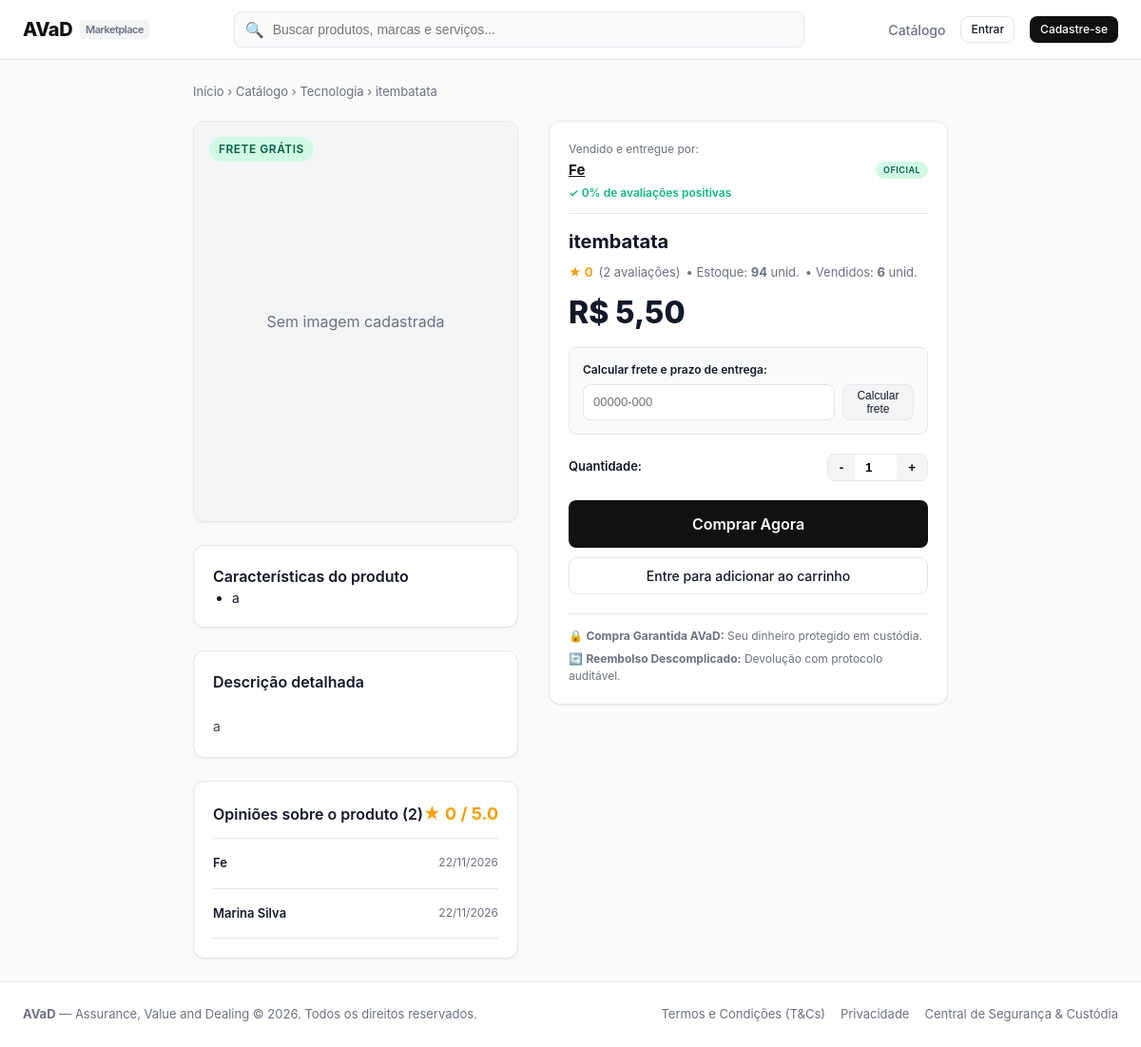
The app's page /catalog/product/12/, older data.
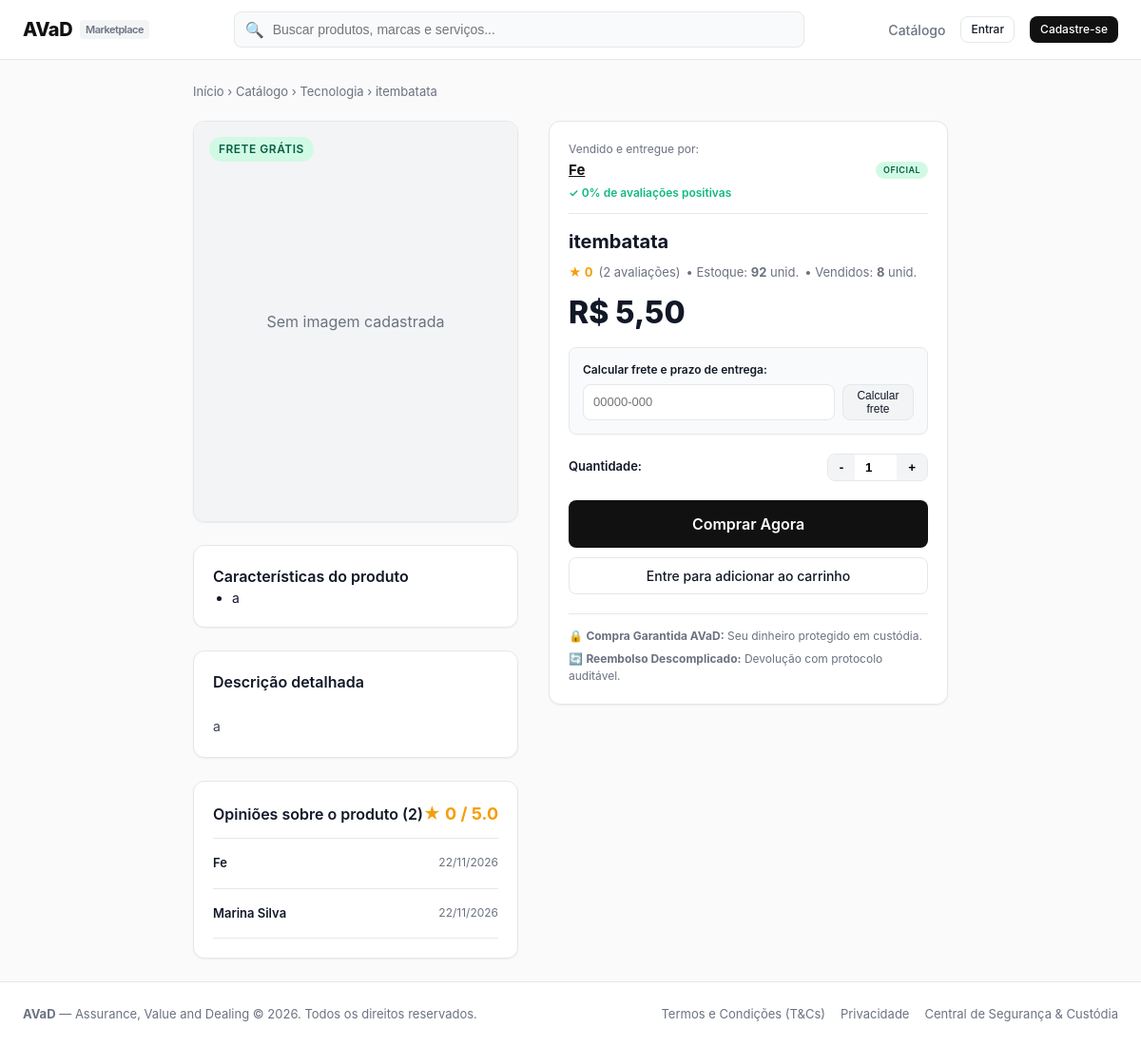
The same page, newer data.
### catalog/models.py (models this page shows, shortened)
class Product(models.Model):
    vendedor = models.ForeignKey(User, on_delete=models.CASCADE, related_name='products')
    titulo = models.CharField(max_length=200)
    categoria = models.CharField(max_length=50, choices=CATEGORIAS)
    descricao = models.TextField()
    caracteristicas = models.TextField(blank=True, help_text='Uma característica por linha')
    preco = models.DecimalField(max_digits=10, decimal_places=2)
    estoque = models.PositiveIntegerField(default=0)
    imagem = models.ImageField(upload_to='products/', blank=True, null=True)
    frete_gratis = models.BooleanField(default=False)
    ativo = models.BooleanField(default=True)
    removido = models.BooleanField(default=False)  # anúncio removido pelo vendedor (some da loja e da lista)
    criado_em = models.DateTimeField(auto_now_add=True)
    class Meta:
        ordering = ['-criado_em']
    @property
    def total_vendidos(self):
        from orders.models import Order
        from orders.services import STATUS_NAO_CONTAM_COMO_VENDA
        from django.db.models import Sum
        total = (
            Order.objects.filter(produto=self)
            .exclude(status__in=STATUS_NAO_CONTAM_COMO_VENDA)
            .aggregate(s=Sum('quantidade'))['s']
        )
        return total or 0
    @property
    def parcelas_sem_juros(self):
        if self.preco >= 12:
            valor = f"{self.preco / 12:.2f}".replace('.', ',')
            return f"em até 12x de R$ {valor} sem juros"
        return ""

### catalog/views.py (the view)
# urls.py: path('product/<int:pk>/', views.product_detail_view, name='product_detail'),
def product_detail_view(request, pk):
    product = get_object_or_404(Product, pk=pk, ativo=True)
    reviews = Review.objects.filter(pedido__produto=product)
    avg_note = reviews.aggregate(avg=Avg('nota_vendedor'))['avg'] or 0
    seller_profile = product.vendedor.profile if hasattr(product.vendedor, 'profile') else None
    return render(request, 'catalog/product_detail.html', {
        'product': product,
        'reviews': reviews,
        'avg_note': round(avg_note, 1),
        'total_reviews': reviews.count(),
        'seller_profile': seller_profile,
        'caracteristicas_list': [c.strip() for c in product.caracteristicas.split('\n') if c.strip()] if product.caracteristicas else [],
    })

### accounts/models.py (called while the page is built)
    @property
    def avaliacao_percentual(self):
        from orders.models import Review
        reviews = Review.objects.filter(vendedor=self.user)
        if not reviews.exists():
            return 0
        positivas = reviews.filter(nota_vendedor__gte=4).count()
        return round((positivas / reviews.count()) * 100)

### accounts/roles.py (called while the page is built)
def tipo_usuario(request):
    if not request.user.is_authenticated:
        return None
    tipo = request.session.get('tipo_usuario')
    return tipo if tipo in TIPOS else COMPRADOR

### accounts/templatetags/avad_filters.py (called while the page is built)
@register.filter
def stars_range(value):
    try:
        return range(int(value))
    except (ValueError, TypeError):
        return range(0)

### notifications/context_processors.py (called while the page is built)
def notificacoes(request):
    user = getattr(request, 'user', None)
    if user is None or not user.is_authenticated:
        return {'notif_count': 0}
    total = Notification.objects.filter(
        usuario=user, tipo_usuario=tipo_usuario(request), lida=False
    ).count()
    return {'notif_count': total}

### orders/context_processors.py (called while the page is built)
def cart_count(request):
    user = getattr(request, 'user', None)
    if user is None or not user.is_authenticated:
        return {'cart_count': 0}
    return {'cart_count': Cart(request).count()}

### templates/catalog/product_detail.html (shortened to what the changed rows need)
{% extends "base.html" %}
{% load avad_filters %}
{% block content %}
<div style="font-size: 13px; color: var(--text-muted); margin-bottom: 20px;">
  <a href="{% url 'home' %}">Início</a> &rsaquo;
  <a href="{% url 'catalog:product_list' %}">Catálogo</a> &rsaquo;
  <a href="{% url 'catalog:product_list' %}?categoria={{ product.categoria }}">{{ product.get_categoria_display }}</a> &rsaquo;
  <span>{{ product.titulo|truncatechars:40 }}</span>
</div>
<div style="display: grid; grid-template-columns: 1fr 420px; gap: 32px; align-items: start;">
  <div>
    <div class="card" style="margin-bottom: 24px;">
      <h3 class="card-title">Descrição detalhada</h3>
      <div style="font-size: 14px; line-height: 1.7; color: #374151; white-space: pre-line;">
        {{ product.descricao }}
      </div>
    </div>
  </div>
  <div>
    <div class="card" style="position: sticky; top: 80px;">
      <div style="margin-bottom: 16px; border-bottom: 1px solid var(--border-color); padding-bottom: 12px;">
        <div style="font-size: 12px; color: var(--text-muted); margin-bottom: 2px;">Vendido e entregue por:</div>
        <div style="display: flex; align-items: center; justify-content: space-between;">
        </div>
        <div style="font-size: 12px; color: #10B981; margin-top: 4px; font-weight: 600;">
        </div>
      </div>
      <h1 style="font-size: 20px; font-weight: 700; line-height: 1.3; margin-bottom: 10px;">
        {{ product.titulo }}
      </h1>
      <div style="display: flex; align-items: center; gap: 6px; font-size: 13px; margin-bottom: 16px;">
        <span style="color: #F59E0B; font-weight: 700;">★ {{ avg_note }}</span>
        <span style="color: var(--text-muted);">({{ total_reviews }} avaliações)</span>
        <span style="color: var(--text-muted);">&bull; Estoque: <strong>{{ product.estoque }}</strong> unid.</span>
        <span style="color: var(--text-muted);">&bull; Vendidos: <strong>{{ product.total_vendidos }}</strong> unid.</span>
      </div>
      <div style="margin-bottom: 20px;">
        <div style="font-size: 32px; font-weight: 800; color: var(--text-main); line-height: 1;">
          R$ {{ product.preco }}
        </div>
      </div>
      <div style="background: #F9FAFB; border: 1px solid var(--border-color); border-radius: var(--radius-md); padding: 14px; margin-bottom: 20px;">
        <label for="input-cep-calc" style="font-size: 12px; font-weight: 600; display: block; margin-bottom: 6px;">
        </label>
        <div style="display: flex; gap: 8px;">
        </div>
      </div>
      {% if request.tipo_usuario and request.tipo_usuario != 'comprador' %}
        <div class="alert alert-info" style="margin-bottom: 20px;">
          <span>Você entrou como <strong>{{ request.tipo_usuario }}</strong>. Para comprar, saia da conta e entre novamente como comprador.</span>
        </div>
      {% else %}
      <div style="display: flex; align-items: center; justify-content: space-between; margin-bottom: 20px;">
        <span style="font-size: 13px; font-weight: 600;">Quantidade:</span>
        <div style="display: flex; align-items: center; border: 1px solid var(--border-color); border-radius: var(--radius-md); overflow: hidden;">
        </div>
      </div>
      <div style="display: flex; flex-direction: column; gap: 10px;">
        {% if product.estoque > 0 %}
          <a href="{% url 'orders:checkout' product.id %}?qtd=1" id="btn-buy-now" data-base-href="{% url 'orders:checkout' product.id %}" class="btn btn-primary btn-lg btn-block">
          </a>
          {% if user.is_authenticated %}
            <form id="form-add-cart" method="post" action="{% url 'orders:cart_add' product.id %}">
              {% csrf_token %}
            </form>
            <button type="submit" form="form-add-cart" class="btn btn-outline btn-block">
              Adicionar ao carrinho
            </button>
          {% else %}
            <a href="{% url 'accounts:login' %}" class="btn btn-outline btn-block">Entre para adicionar ao carrinho</a>
          {% endif %}
        {% else %}
          <button class="btn btn-secondary btn-lg btn-block" disabled>Produto Esgotado</button>
        {% endif %}
      </div>
      {% endif %}
      <div style="margin-top: 20px; border-top: 1px solid var(--border-color); padding-top: 14px; font-size: 12px; color: var(--text-muted); display: flex; flex-direction: column; gap: 6px;">
        <div>🔒 <strong>Compra Garantida AVaD:</strong> Seu dinheiro protegido em custódia.</div>
        <div>🔄 <strong>Reembolso Descomplicado:</strong> Devolução com protocolo auditável.</div>
      </div>
    </div>
  </div>
</div>
{% endblock %}

Row changes from the older to the newer data that the page shows:
changed Product "itembatata": estoque "94" → "92"; total_vendidos "6" → "8"
